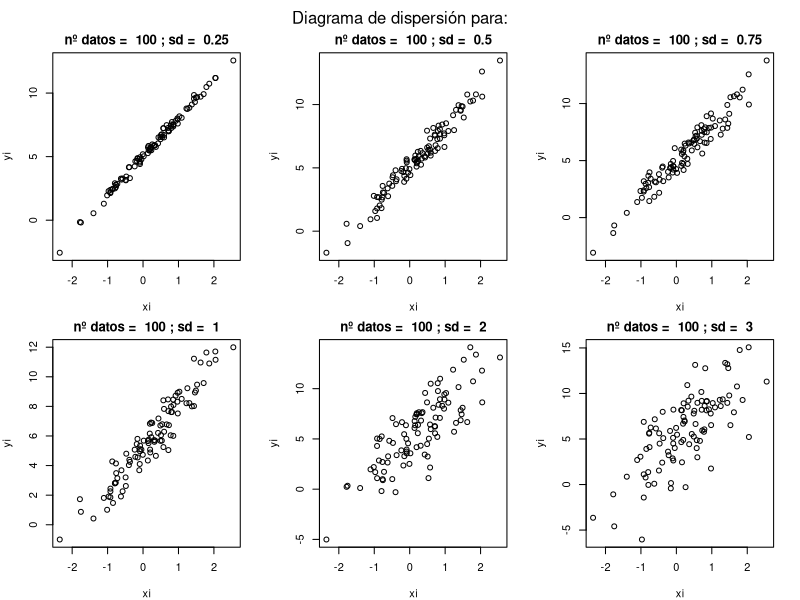
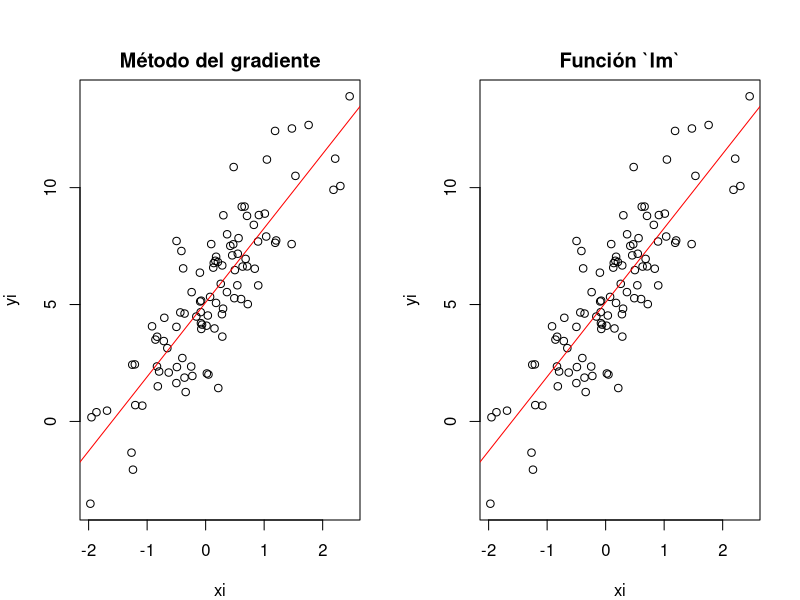

The R script that drew these images, in order:
## ---- chunk 1
knitr::opts_chunk$set(echo = TRUE)
## ---- chunk 2

## ---- chunk 3
n <- 100
xi <- runif(n)  # Genera 100 observaciones xi de la uniforme 
## ---- chunk 4
sigma <- 1      # Variabilidad de los errores
epsilon <- rnorm(n, 0, sigma)  # Genera errores de la distribución normal

## ---- chunk 5
beta0<-5 # supongamos que betha0 = 5 para el modelo
beta1<-3 # supongamos que beta1 = 3 para el modelo
yi <- beta0 + beta1 * xi + epsilon  # Calculamos los valores de y
## ---- chunk 6
# Se crea el vector stds que contiene diferentes 
# valores de desviación típica que se utilizarán 
# para introducir variabilidad en los datos
stds <- c(0.25, 0.5, 0.75, 1,2,3)
n <- 100  # Número de datos
beta0 <- 5
beta1 <- 3
xi <- rnorm(n)  # Datos xi generados aleatoriamente

# Para ordenar los gráficos se organizan en
# 2 filas y 2 columnas y se ajustan los márgenes
par(mfrow = c(2, 3), mar = c(4, 4, 2, 2),oma = c(0, 0, 2, 0))  

# Se realiza este bucle for para poder iterar
# a través de los diferentes valores de desviación típica elegidos
for (i in 1:length(stds)) {
  # En cada iteración se genera un vector de errores 
  # con la desviación estándar igual al valor correspondiente en stds[i]
  epsilon <- rnorm(n = n, sd = stds[i])
  # Calculamos y
  yi <- beta0 + beta1 * xi + epsilon
  # Con los datos obtenidos de xi y yi, 
  # se generan las gráficas de dispersión correspondientes
  plot(xi, yi, main = paste('nº datos = ', n, '; sd = ', stds[i]))
}

# Agregamos un título general que englobe los subgráficos
mtext("Diagrama de dispersión para:", outer = TRUE, line = 0)

## ---- chunk 7
n <- 100  # Número de datos
beta0 <- 5
beta1 <- 3
xi <- rnorm(n)  # Datos xi generados aleatoriamente
epsilon <- rnorm(n = n, sd = 2)
# Calculamos y
yi <- beta0 + beta1 * xi + epsilon
## ---- chunk 8
# Función a modelar, la cual calcula el valor de la variable
# dependiente para un valor de x dado y los parámetros del modelo
f <- function(x, beta0, beta1) {
return(beta0 + beta1 * x)
}

# Función de costo J(beta0, beta1)
grad_costo <- function(y,x,beta0, beta1) {
  # Obtenemos el error de valor y la prediccion
  error <- y - f(x,beta0,beta1)
  # Calculamos el gradiente de f(x)
  d_beta0 <- - sum(error) 
  d_beta1 <- - sum(error * x) 
  return(c(d_beta0, d_beta1))
}

# RSE (Residual Standard Error), 
# para estimar la desviación típica de los residuos del modelo
rse <- function(y,x,beta0,beta1) {
prediccion<-f(x,beta0,beta1)
n <- length(y)
rss <- sum((prediccion - y)^2)
rse <- sqrt((rss / (n - 2)))
return(rse)
}

## ---- chunk 9
# Función del descenso de gradiente
descenso_gradiente <- function(y, x, tasa_aprendizaje, num_iteraciones, tolerancia) {
  beta0_inicial <- 0
  beta1_inicial <- 0
  beta0_vector <- rep(0, times = num_iteraciones)
  converge=FALSE
  for (i in 1:num_iteraciones) {
    grad <- grad_costo(y,x,beta0_inicial, beta1_inicial)
    
    beta0_nuevo <- beta0_inicial - tasa_aprendizaje * grad[1]
    beta1_nuevo <- beta1_inicial - tasa_aprendizaje * grad[2]
    
    cambio_beta0 <- abs(beta0_nuevo - beta0_inicial)
    cambio_beta1 <- abs(beta1_nuevo - beta1_inicial)
    
    # Calculamos el rse cometido con la función de coste
    coste <- rse(y, x, beta0_nuevo, beta1_nuevo)
    
    
    beta0_inicial <- beta0_nuevo
    beta1_inicial <- beta1_nuevo
    beta0_vector[i]<-beta0_inicial
    
    # Comprobamos si se cumple el criterio de parada
    if (sqrt(sum(grad^2)) < tolerancia) {
      converge=TRUE
      break
    }
    
  }
  if (converge){
    print(paste("beta0: ",beta0_nuevo))
    print(paste("beta1: ",beta1_nuevo))
    print(paste("RSE: ", coste))
    print(paste("Iteracion en la que converge", i))
  }
  else{
    print(paste("beta0: ",beta0_nuevo))
    print(paste("beta1: ",beta1_nuevo))
    print(paste("RSE: ", coste))
    print(paste("NO CONVERGIO PARA EL NUMERO", i,"DE ITERACIONES"))
  }
  
  #print(paste("beta0: ",beta0_vector))
  resultado <- list(beta0_nuevo, beta1_nuevo,coste,converge,beta0_vector)
  return(resultado)
}

# Llamada a la función descenso_gradiente
tasa_aprendizaje <- 0.001
num_iteraciones <- 1000
tolerancia <- 0.0001

betas_estimados <- descenso_gradiente(yi, xi, tasa_aprendizaje, num_iteraciones, tolerancia)


## ---- chunk 10

par(mfrow = c(1, 2))

plot(xi, yi, main = "Método del gradiente")
lines(c(-10:10), f(c(-10:10), betas_estimados[[1]],
                   betas_estimados[[2]]), col = "red", lwd = 1)

plot(xi, yi, main = "Función `lm`")
# Calculamos el modelo re regresión mediante `lm`
ml <- lm(yi ~ xi)
abline(ml, col = "red")

## ---- chunk 11
print(paste("beta0: ",betas_estimados[[1]]))
print(paste("beta1: ",betas_estimados[[2]]))
print(paste("RSE: ", betas_estimados[[3]]))
## ---- chunk 12

print(paste("beta0: ",ml$coefficients[[1]]))
print(paste("beta1: ",ml$coefficients[[2]]))
print(paste("RSE: ", sigma(ml)))

